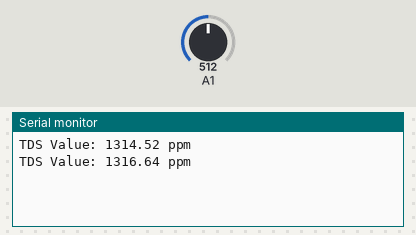
Recording of a sketch running on a simulated Arduino Uno, built with avr-gcc and run on an emulated ATmega328P. On the bench: the last lines printed to the serial monitor. The test bench sets the inputs (shaded band); at power-on: A1 = 512.

Above: at 1.9 s.
2.0 s: A1 set to 716
At 2.8 s:
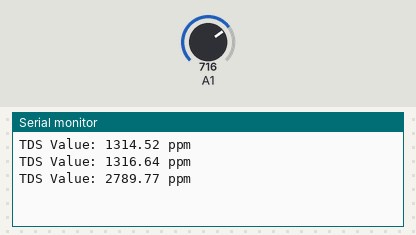
3.5 s: A1 set to 900
At 3.5 s:
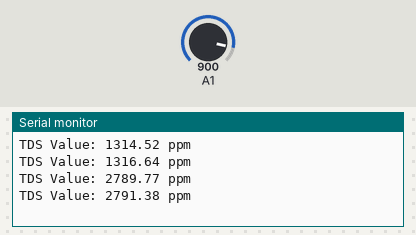
Timing chart, 0 to 6.5 s (numbered marks = the images above; inputs shaded):
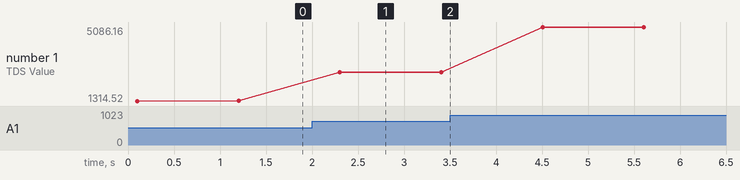

The sketch:

TDS.ino
```cpp
int analogInput;
int buf[10];
float voltage, tds, temp = 25.0;

void setup() {
  Serial.begin(9600);
}

void loop() {
  analogInput = analogRead(A1);

  for (int i = 0; i < 10; i++) {
    buf[i] = analogInput;
    delay(10);
  }
  sort();

  for (int i = 2; i < 8; i++)
    voltage += buf[i];
  voltage /= 6;
  voltage *= 5.0 / 1024.0;

  // TDS formula: 0.5 * (113.42x^3 - 255.86x^2 + 857.39x)
  tds = (133.42 * pow(voltage, 3.0) - (255.86 * square(voltage)) + (857.39 * voltage)) * 0.5;

  Serial.print("TDS Value: ");
  Serial.print(tds);
  Serial.println(" ppm");


  delay(1000);
}

// sort array method
void sort() {
  for (int i = 0; i < 9; i++) {
    for (int j = i + 1; j < 10; j++) {
      if (buf[i] > buf[j]) {
        int temp = buf[i];
        buf[i] = buf[j];
        buf[j] = temp;
      }
    }
  }
}
```

Measured:
- after the input at 2.0 s, the serial monitor: prints a new line after 0.30 s (image 1)
- plotted number 1: 1316.64 → 2791.38 after the input at 2.0 s, 2791.38 → 5086.16 after the input at 3.5 s
